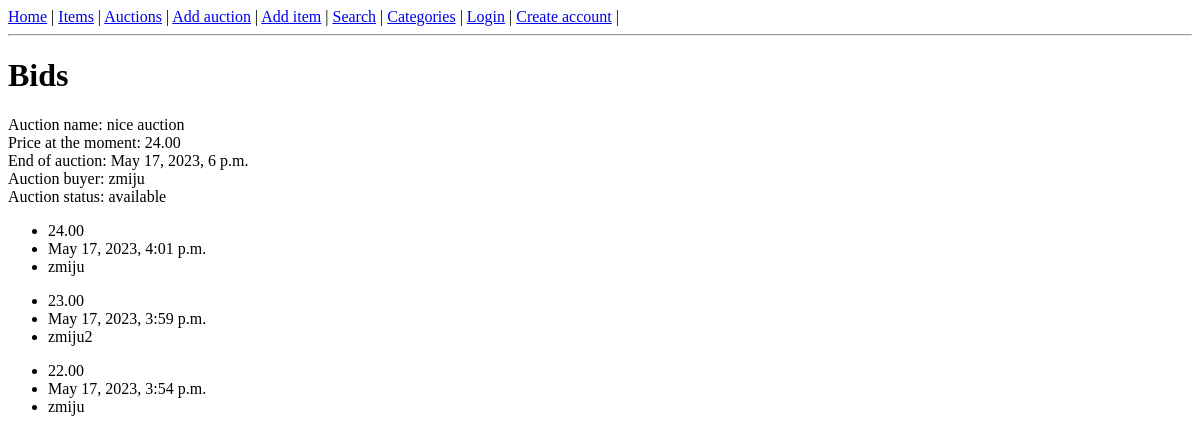
/bids/12, run on an earlier commit of the app's database.
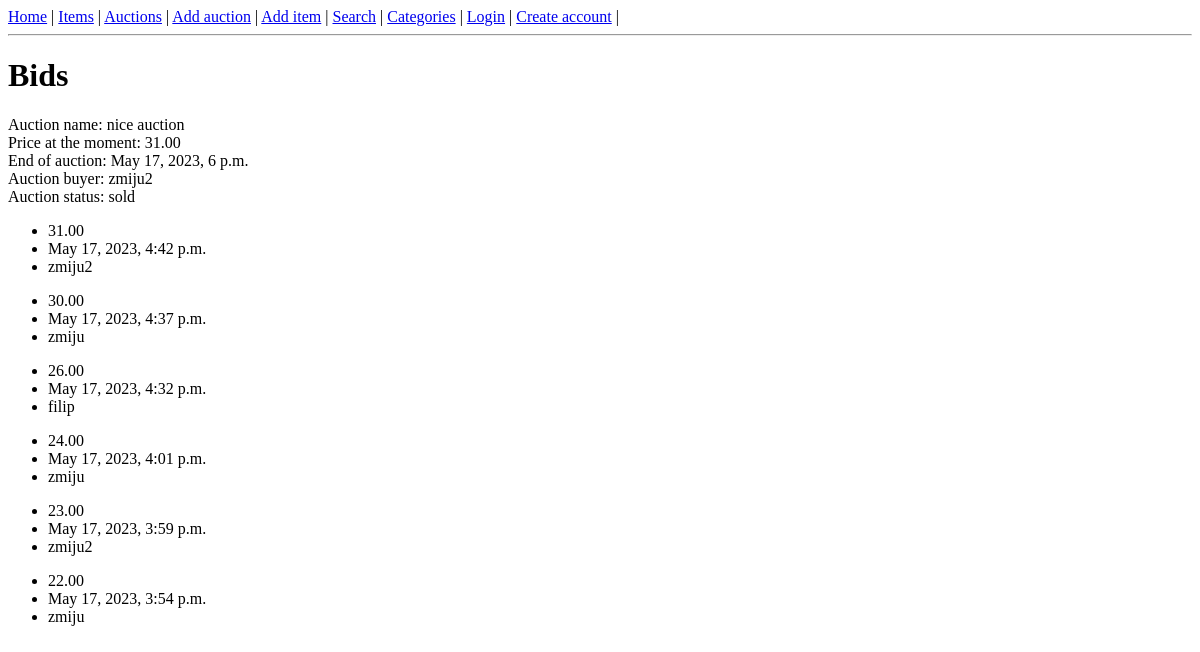
And on a later commit of the database.
### auctions/models.py (models this page shows, shortened)
class Auction(models.Model):
    CHOICES = (
        ('available', 'available'),
        ('expired', 'expired'),
        ('sold', 'sold'),
    )
    name = models.CharField(max_length=255)
    item = models.ForeignKey(Item, on_delete=models.CASCADE)
    min_price = models.DecimalField(max_digits=10, decimal_places=2)
    buy_now_price = models.DecimalField(max_digits=10, decimal_places=2, null=True, blank=True)
    end_date = models.DateTimeField()
    seller = models.ForeignKey(User, on_delete=models.CASCADE, related_name='seller')
    buyer = models.ForeignKey(User, on_delete=models.CASCADE, blank=True, related_name='buyer', null=True)
    status = models.CharField(choices=CHOICES, default='available', max_length=64)

class Bid(models.Model):
    amount = models.DecimalField(max_digits=10, decimal_places=2)
    time = models.DateTimeField(auto_now_add=True)
    auction = models.ForeignKey(Auction, on_delete=models.CASCADE)
    bidder = models.ForeignKey(User, on_delete=models.CASCADE)

### auctions/views.py (the view)
# urls.py: path('bids/<int:pk>', auctions.BidHistory.as_view()),
class BidHistory(View):
    def get(self, request, *args, **kwargs):
        auction_id = kwargs['pk']  # Get auction id from the URL
        auction = Auction.objects.get(pk=auction_id)
        bids = auction.bid_set.all().order_by('-time')
        context = {
            'auction': auction,
            'bids': bids,
        }
        return render(request, 'auctions/bid_history_list.html', context)

### auctions/templates/auctions/bid_history_list.html (shortened to what this page needs)
{% extends 'auctions/base_template.html' %}
{% block content %}
<h1>Bids</h1>
Auction name: {{ auction.name }} <br>
Price at the moment: {{ auction.min_price }} <br>
End of auction: {{ auction.end_date }}<br>
Auction buyer: {{ auction.buyer }} <br>
Auction status: {{ auction.status }}
{% for bid in bids %}
<ul>
    <li>{{ bid.amount }} </li>
    <li>{{ bid.time }}</li>
    <li>{{ bid.bidder }}</li>
</ul>
{% endfor %}
{% endblock %}

### auctions/templates/auctions/base_template.html (shortened to what this page needs)
<!DOCTYPE html>
<html lang="en">
<head>
</head>
<body><a href="/home">Home</a> |
<a href="/items">Items</a> |
<a href="/auctions">Auctions</a> |
<a href="/add-auction">Add auction</a> |
<a href="/add-item">Add item</a> |
<a href="/search">Search</a> |
<a href="/categories">Categories</a> |
{% if user.is_authenticated %}
<a href="/logout">Logout</a> |
<a href="/user/{{ user.username }}">{{ user.username }}</a> |
{% else %}
<a href="/accounts/login">Login</a> |
<a href="/create-account">Create account</a> |
{% endif %}
<hr>
{% block content %}{% endblock %}
</body>
</html>

What changed in the data, as far as the page shows it:
changed Auction "nice auction": min_price "24.00" → "31.00"; buyer "zmiju" → "zmiju2"; status "available" → "sold"
added Bid: amount "31.00", time "May 17, 2023, 4:42 p.m.", bidder "zmiju2"
added Bid: amount "30.00", time "May 17, 2023, 4:37 p.m.", bidder "zmiju"
added Bid: amount "26.00", time "May 17, 2023, 4:32 p.m.", bidder "filip"
